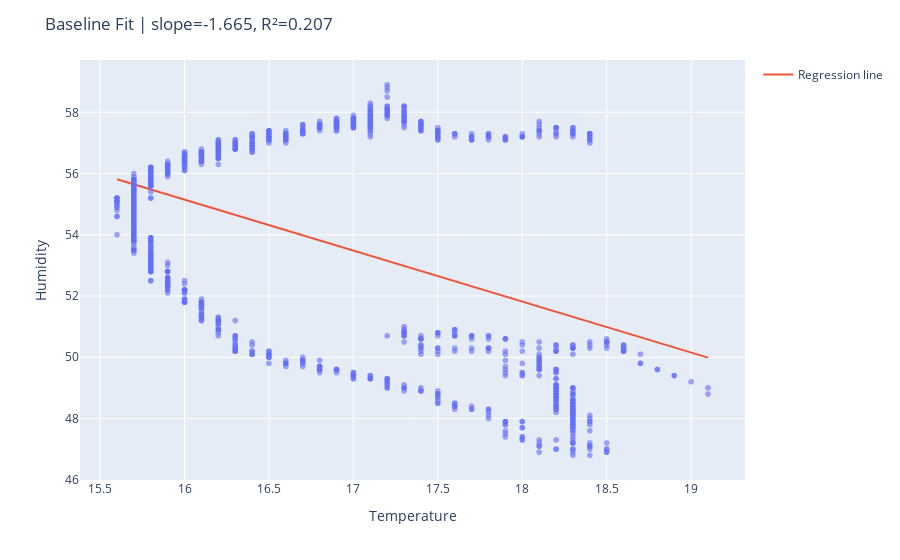

Notebook code cell kept with this figure:
### Code cell
# defines function and the paramaters hum and temp, temp values from grid and predicted hum values in response to grid
def plot_fit(df_in, t_grid, y_grid, title="Temperature vs Humidity (LR)"):
    fig = px.scatter(df_in, x="temperature", y="humidity", opacity=0.6,
                     labels={"temperature": "Temperature", "humidity": "Humidity"})
    #creating the scatterplot
    fig.add_traces(go.Scatter(x=t_grid, y=y_grid, mode="lines", name="Regression line"))
    fig.update_layout(title=title)
    fig.show()

plot_fit(df, t_grid0, y_grid0, title=f"Baseline Fit | slope={m0['slope']:.3f}, R²={m0['r2_train']:.3f}")

### Figure 1 — Plotly figure (JSON) as saved in the notebook; plotly's stock layout.template omitted (floating-point values rounded to 4 significant figures; data arrays with more than 128 entries replaced by an {"elided": "..."} marker saying what was removed)
{"data": [{"hovertemplate": "Temperature=%{x}<br>Humidity=%{y}<extra></extra>", "legendgroup": "", "marker": {"color": "#636efa", "opacity": 0.6, "symbol": "circle"}, "mode": "markers", "name": "", "showlegend": false, "type": "scattergl", "x": {"elided": "1490 float values"}, "xaxis": "x", "y": {"elided": "1490 float values"}, "yaxis": "y"}, {"mode": "lines", "name": "Regression line", "type": "scatter", "x": [15.6, 15.64, 15.67, 15.71, 15.74, 15.78, 15.81, 15.85, 15.88, 15.92, 15.95, 15.99, 16.02, 16.06, 16.09, 16.13, 16.17, 16.2, 16.24, 16.27, 16.31, 16.34, 16.38, 16.41, 16.45, 16.48, 16.52, 16.55, 16.59, 16.63, 16.66, 16.7, 16.73, 16.77, 16.8, 16.84, 16.87, 16.91, 16.94, 16.98, 17.01, 17.05, 17.08, 17.12, 17.16, 17.19, 17.23, 17.26, 17.3, 17.33, 17.37, 17.4, 17.44, 17.47, 17.51, 17.54, 17.58, 17.62, 17.65, 17.69, 17.72, 17.76, 17.79, 17.83, 17.86, 17.9, 17.93, 17.97, 18.0, 18.04, 18.07, 18.11, 18.15, 18.18, 18.22, 18.25, 18.29, 18.32, 18.36, 18.39, 18.43, 18.46, 18.5, 18.53, 18.57, 18.61, 18.64, 18.68, 18.71, 18.75, 18.78, 18.82, 18.85, 18.89, 18.92, 18.96, 18.99, 19.03, 19.06, 19.1], "y": [55.82, 55.76, 55.7, 55.64, 55.58, 55.52, 55.46, 55.4, 55.35, 55.29, 55.23, 55.17, 55.11, 55.05, 54.99, 54.93, 54.87, 54.82, 54.76, 54.7, 54.64, 54.58, 54.52, 54.46, 54.4, 54.34, 54.29, 54.23, 54.17, 54.11, 54.05, 53.99, 53.93, 53.87, 53.81, 53.76, 53.7, 53.64, 53.58, 53.52, 53.46, 53.4, 53.34, 53.28, 53.23, 53.17, 53.11, 53.05, 52.99, 52.93, 52.87, 52.81, 52.75, 52.7, 52.64, 52.58, 52.52, 52.46, 52.4, 52.34, 52.28, 52.23, 52.17, 52.11, 52.05, 51.99, 51.93, 51.87, 51.81, 51.75, 51.7, 51.64, 51.58, 51.52, 51.46, 51.4, 51.34, 51.28, 51.22, 51.17, 51.11, 51.05, 50.99, 50.93, 50.87, 50.81, 50.75, 50.69, 50.64, 50.58, 50.52, 50.46, 50.4, 50.34, 50.28, 50.22, 50.16, 50.11, 50.05, 49.99]}], "layout": {"legend": {"tracegroupgap": 0}, "margin": {"t": 60}, "title": {"text": "Baseline Fit | slope=-1.665, R²=0.207"}, "xaxis": {"anchor": "y", "domain": [0, 1], "title": {"text": "Temperature"}}, "yaxis": {"anchor": "x", "domain": [0, 1], "title": {"text": "Humidity"}}}}
